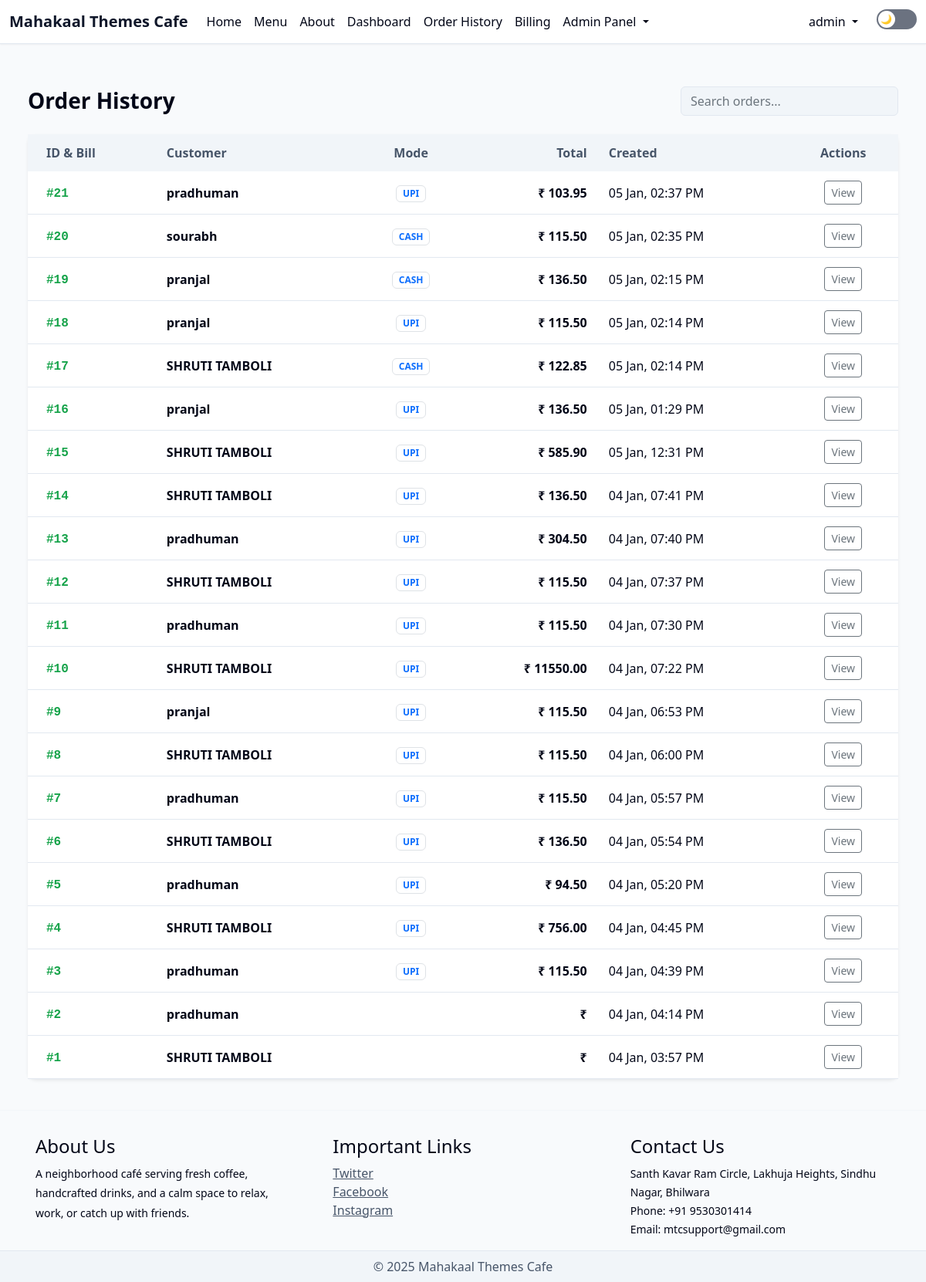
The page /orders/history/ (signed in) on the database its author committed.
### orders/models.py (models this page shows)
class Order(models.Model):
    bill = models.OneToOneField(
        "billing.Bill",
        on_delete=models.CASCADE,
        related_name="order",
        null=True,
        blank=True,
    )
    customer_name = models.CharField(max_length=255)
    created_at = models.DateTimeField(auto_now_add=True)
    class Status(models.TextChoices):
        NEW = "NEW", "New"
        IN_PROGRESS = "IN_PROGRESS", "In Progress"
        SERVED = "SERVED", "Served"
    status = models.CharField(
        max_length=20,
        choices=Status.choices,
        default=Status.NEW,
    )
    def __str__(self) -> str:
        return f"Order #{self.id}"

### billing/models.py (models this page shows, shortened)
class Bill(models.Model):
    class PaymentMode(models.TextChoices):
        CASH = "CASH", "Cash"
        UPI = "UPI", "UPI"
    bill_number = models.CharField(max_length=20, unique=True, editable=False)
    customer_name = models.CharField(max_length=100)
    customer_phone = models.CharField(max_length=15)
    payment_mode = models.CharField(
        max_length=10,
        choices=PaymentMode.choices,
        default=PaymentMode.UPI,
    )
    cash_received = models.DecimalField(
        max_digits=10,
        decimal_places=2,
        null=True,
        blank=True,
    )
    change_returned = models.DecimalField(
        max_digits=10,
        decimal_places=2,
        null=True,
        blank=True,
    )
    discount_amount = models.DecimalField(
        max_digits=10, decimal_places=2, default=0
    )
    discount_percent = models.DecimalField(
        max_digits=5, decimal_places=2, default=0
    )
    gst_percentage = models.DecimalField(
        max_digits=5, decimal_places=2
    )
    bill_pdf_path = models.CharField(max_length=255, blank=True, default="")
    created_at = models.DateTimeField(auto_now_add=True)
    def subtotal(self):
        return sum(item.line_total() for item in self.items.all())
    def gst_amount(self):
        taxable_amount = self.subtotal() - self.discount_amount
        if taxable_amount < 0:
            taxable_amount = Decimal("0.00")
        return taxable_amount * (self.gst_percentage / Decimal("100"))
    def total_amount(self):
        return self.subtotal() - self.discount_amount + self.gst_amount()

class BillItem(models.Model):
    SIZE_CHOICES = (
            ("S", "Small"),
            ("M", "Medium"),
            ("L", "Large"),
        )
    bill = models.ForeignKey(
        Bill,
        related_name="items",
        on_delete=models.CASCADE
    )
    item = models.ForeignKey(
        Item,
        on_delete=models.PROTECT
    )
    size = models.CharField(
        max_length=1,
        choices=SIZE_CHOICES,
        default="M"
    )
    price = models.DecimalField(
        max_digits=8, decimal_places=2
    )
    quantity = models.PositiveIntegerField()
    def line_total(self):
        return self.price * self.quantity

### orders/views.py (the view)
# urls.py: path("history/", order_history_list_view, name="order_history_list"),
@staff_required
def order_history_list_view(request):
    qs = (
        Order.objects
        .select_related("bill")
        .order_by("-created_at")
    )
    print("qs",qs)
    for order in qs:
        print("order",order)
    q = request.GET.get("q")
    if q:
        qs = qs.filter(
            Q(customer_name__icontains=q) |
            Q(id__icontains=q) |
            Q(bill__bill_number__icontains=q)
        )
    return render(
        request,
        "orders/order_history_list.html",
        {
            "orders": qs,
        },
    )

### templates/orders/order_history_list.html (shortened to what this page needs)
{% extends "base.html" %}
{% block body %}
<div class="container-fluid px-4 py-4">
  <div class="d-flex justify-content-between align-items-center mb-4">
    <h3 class="fw-bold mb-0">Order History</h3>
    <input type="text" id="searchInput" class="form-control w-25" placeholder="Search orders...">
  </div>
  <div class="card shadow-sm border-0">
    <div class="table-responsive">
      <table class="table theme-table align-middle mb-0" id="orderTable">
        <thead>
          <tr>
            <th class="ps-4">ID & Bill</th>
            <th>Customer</th>
            <th class="text-center">Mode</th>
            <th class="text-end">Total</th>
            <th>Created</th>
            <th class="text-center">Actions</th>
          </tr>
        </thead>
        <tbody>
          {% for order in orders %}
          <tr>
            <td class="ps-4"><span class="order-id fw-bold">#{{ order.id }}</span></td>
            <td><div class="fw-bold">{{ order.customer_name }}</div></td>
            <td class="text-center"><span class="badge bg-soft-primary text-primary border">{{ order.bill.payment_mode }}</span></td>
            <td class="text-end fw-bold" data-amount="{{ order.bill.total_amount|floatformat:2 }}">₹ {{ order.bill.total_amount|floatformat:2 }}</td>
            <td>{{ order.created_at|date:"d M, h:i A" }}</td>
            <td class="text-center">
              <a href="{% url 'orders:order_history' order.id %}" class="btn btn-sm btn-outline-secondary">View</a>
            </td>
          </tr>
          {% endfor %}
        </tbody>
      </table>
    </div>
  </div>
</div>
{% endblock %}

### templates/base.html (shortened to what this page needs)
<!doctype html>
<html lang="en">
<head>
  <link href="https://cdn.jsdelivr.net/npm/bootstrap@5.2.2/dist/css/bootstrap.min.css" rel="stylesheet">
  <link href="https://cdn.jsdelivr.net/npm/select2@4.1.0-rc.0/dist/css/select2.min.css" rel="stylesheet">
</head>
<body>
<nav class="navbar fixed-top navbar-expand-lg theme-navbar">
    <div class="container-fluid">
    <a class="navbar-brand" href="/">
      Mahakaal Themes Cafe
    </a>
    <div class="collapse navbar-collapse" id="navbarSupportedContent">
      <ul class="navbar-nav me-auto mb-2 mb-lg-0">
        <li class="nav-item">
          <a class="nav-link" href="/">Home</a>
        </li>
        <li class="nav-item">
          <a class="nav-link" href="/menu">Menu</a>
        </li>
        <li class="nav-item">
          <a class="nav-link" href="/about">About</a>
        </li>
        {% if user.is_superuser %}
        <li class="nav-item">
          <a class="nav-link" href="/dashboard">Dashboard</a>
        </li>
        {% endif %}
        {% if user.is_staff or user.is_superuser %}
        <li class="nav-item">
          <a class="nav-link" href="/orders/history">Order History</a>
        </li>
        {% endif %}
        {% if user.is_staff or user.is_superuser %}
        <li class="nav-item">
          <a class="nav-link"
             href="{% url 'billing:create_bill' %}">
            Billing
          </a>
          {% endif %}
        </li>
        {% if user.is_superuser %}
        <li class="nav-item dropdown">
          <a class="nav-link dropdown-toggle" href="#" data-bs-toggle="dropdown">
            Admin Panel
          </a>
        </li>
        {% endif %}
      </ul>
      <ul class="navbar-nav ms-auto align-items-center">
      {% if user.is_authenticated %}
        <li class="nav-item dropdown">
          <a class="nav-link dropdown-toggle" href="#" data-bs-toggle="dropdown">
            {{ user.username }}
          </a>
        </li>
      {% else %}
        <li class="nav-item">
          <a class="nav-link" href="{% url 'authentication:login' %}">
            Login
          </a>
        </li>
      {% endif %}
    </ul>
      <div class="theme-switch ms-3">
        <label for="themeToggle"></label>
      </div>
    </div>
  </div>
</nav>
<div class="page-wrapper">
  <main class="page-content">
    <div class="container-fluid pt-4" style="margin-top:64px;">
      {% block body %}{% endblock body %}
    </div>
  </main>
<footer style="background:var(--bg-main); color:var(--text-main);">
  <hr style="border-color: var(--border-soft);">
  <div class="container p-3">
    <div class="row gx-5 align-items-start">
      <div class="col-12 col-md-4 mb-4 mb-md-0">
        <h4>About Us</h4>
        <p class="footer-about mb-0">
          <small>
            A neighborhood café serving fresh coffee, handcrafted drinks,
            and a calm space to relax, work, or catch up with friends.
          </small>
        </p>
      </div>
      <div class="col-12 col-md-4 mb-4 mb-md-0">
        <h4>Important Links</h4>
        <ul class="list-unstyled mb-0">
          <li><a href="#" class="footer-link">Twitter</a></li>
          <li><a href="#" class="footer-link">Facebook</a></li>
          <li><a href="#" class="footer-link">Instagram</a></li>
        </ul>
      </div>
      <div class="col-12 col-md-4">
        <h4>Contact Us</h4>
        <address class="mb-0">
          <small>
            Santh Kavar Ram Circle, Lakhuja Heights, Sindhu Nagar, Bhilwara
          </small><br>
          <small>Phone: +91 9530301414</small><br>
          <small>Email: mtcsupport@gmail.com</small>
        </address>
      </div>
    </div>
  </div>
</footer>
</div>
<div class="text-center p-2 footer-bottom">
  © 2025 Mahakaal Themes Cafe
</div>
</body>
</html>

### rows shown on the page
Order: id "21", customer_name "pradhuman", bill.payment_mode "UPI", bill.total_amount "103.95", created_at "05 Jan, 02:37 PM"
Order: id "20", customer_name "sourabh", bill.payment_mode "CASH", bill.total_amount "115.50", created_at "05 Jan, 02:35 PM"
Order: id "19", customer_name "pranjal", bill.payment_mode "CASH", bill.total_amount "136.50", created_at "05 Jan, 02:15 PM"
Order: id "18", customer_name "pranjal", bill.payment_mode "UPI", bill.total_amount "115.50", created_at "05 Jan, 02:14 PM"
Order: id "17", customer_name "SHRUTI TAMBOLI", bill.payment_mode "CASH", bill.total_amount "122.85", created_at "05 Jan, 02:14 PM"
Order: id "16", customer_name "pranjal", bill.payment_mode "UPI", bill.total_amount "136.50", created_at "05 Jan, 01:29 PM"
Order: id "15", customer_name "SHRUTI TAMBOLI", bill.payment_mode "UPI", bill.total_amount "585.90", created_at "05 Jan, 12:31 PM"
Order: id "14", customer_name "SHRUTI TAMBOLI", bill.payment_mode "UPI", bill.total_amount "136.50", created_at "04 Jan, 07:41 PM"
Order: id "13", customer_name "pradhuman", bill.payment_mode "UPI", bill.total_amount "304.50", created_at "04 Jan, 07:40 PM"
Order: id "12", customer_name "SHRUTI TAMBOLI", bill.payment_mode "UPI", bill.total_amount "115.50", created_at "04 Jan, 07:37 PM"
Order: id "11", customer_name "pradhuman", bill.payment_mode "UPI", bill.total_amount "115.50", created_at "04 Jan, 07:30 PM"
Order: id "10", customer_name "SHRUTI TAMBOLI", bill.payment_mode "UPI", bill.total_amount "11550.00", created_at "04 Jan, 07:22 PM"
Order: id "9", customer_name "pranjal", bill.payment_mode "UPI", bill.total_amount "115.50", created_at "04 Jan, 06:53 PM"
Order: id "8", customer_name "SHRUTI TAMBOLI", bill.payment_mode "UPI", bill.total_amount "115.50", created_at "04 Jan, 06:00 PM"
Order: id "7", customer_name "pradhuman", bill.payment_mode "UPI", bill.total_amount "115.50", created_at "04 Jan, 05:57 PM"
Order: id "6", customer_name "SHRUTI TAMBOLI", bill.payment_mode "UPI", bill.total_amount "136.50", created_at "04 Jan, 05:54 PM"
Order: id "5", customer_name "pradhuman", bill.payment_mode "UPI", bill.total_amount "94.50", created_at "04 Jan, 05:20 PM"
Order: id "4", customer_name "SHRUTI TAMBOLI", bill.payment_mode "UPI", bill.total_amount "756.00", created_at "04 Jan, 04:45 PM"
Order: id "3", customer_name "pradhuman", bill.payment_mode "UPI", bill.total_amount "115.50", created_at "04 Jan, 04:39 PM"
Order: id "2", customer_name "pradhuman", created_at "04 Jan, 04:14 PM"
Order: id "1", customer_name "SHRUTI TAMBOLI", created_at "04 Jan, 03:57 PM"

### other values the page prints
{{ user.username }} "admin"
